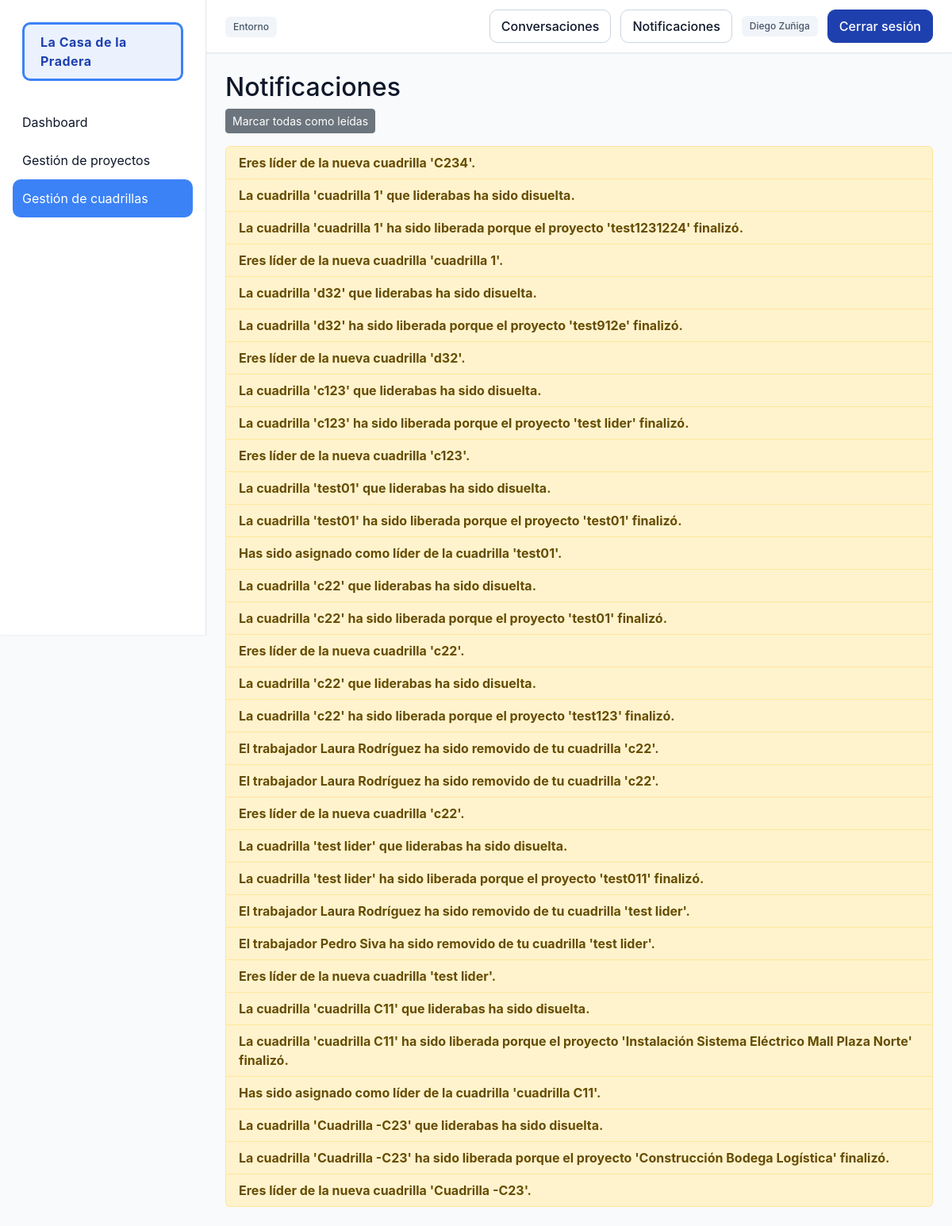
The app's page /personal/notificaciones/ (signed in) with its own data.
### personal/models.py (models this page shows, shortened)
class Notificacion(models.Model):
    user = models.ForeignKey(
        User,
        on_delete=models.CASCADE,
        related_name="notificaciones"
    )
    mensaje = models.TextField()
    fecha = models.DateTimeField(auto_now_add=True)
    leida = models.BooleanField(default=False)
    class Meta:
        ordering = ["-fecha"]

### personal/views.py (the view)
@login_required
def mis_notificaciones(request):
    notifs = request.user.notificaciones.all()
    return render(request, "mis_notificaciones.html", {
        "notifs": notifs,
    })

### core/context_processors.py (called while the page is built)
def notificaciones_no_leidas(request):
    if request.user.is_authenticated:
        return {
            "notifs_no_leidas": request.user.notificaciones.filter(leida=False).count()
        }
    return {"notifs_no_leidas": 0}

### personal/templatetags/custom_tags.py (called while the page is built)
@register.filter
def has_group(user, group_name):
    return user.groups.filter(name=group_name).exists()

### personal/templates/mis_notificaciones.html (shortened to what this page needs)
{% extends 'base.html' %}
{% block content %}
<h2>Notificaciones</h2>
{% if notifs %}
    <div class="mb-3">
        <a href="{% url 'personal:notifs_leidas' %}" class="btn btn-sm btn-secondary">
            Marcar todas como leídas
        </a>
    </div>
    <ul class="list-group">
        {% for n in notifs %}
            <li class="list-group-item {% if not n.leida %}fw-bold list-group-item-warning{% endif %}">
                {{ n.mensaje }}<br>
            </li>
        {% endfor %}
    </ul>
{% else %}
    <p>No tienes notificaciones.</p>
{% endif %}
{% endblock %}

### core/templates/base.html (shortened to what this page needs)
{% load custom_tags %}
{% load static %}
<!DOCTYPE html>
<html lang="es">
<head>
    <link href="https://cdn.jsdelivr.net/npm/bootstrap@5.3.2/dist/css/bootstrap.min.css" rel="stylesheet">
    <link rel="stylesheet" href="{% static 'css/base.css' %}">
    <link rel="stylesheet" href="{% static 'css/sidebar.css' %}">
    <link rel="stylesheet" href="{% static 'css/components.css' %}">
    <link rel="stylesheet" href="{% static 'css/tables.css' %}">
    <link rel="stylesheet" href="{% static 'css/forms.css' %}">
</head>
<body {% if request.user.is_authenticated and request.path != '/usuarios/login/' and request.path != '/accounts/login/' %}class="app-shell"{% endif %}>
{% if request.user.is_authenticated and request.path != '/usuarios/login/' and request.path != '/accounts/login/' %}
<aside class="app-sidebar">
    <div class="sidebar-title">
        <span class="sidebar-title-text">La Casa de la Pradera</span>
    </div>
    <nav>
        <ul class="sidebar-nav">
            {% if request.user|has_group:'JefeProyecto' or request.user|has_group:'LiderCuadrilla' %}
            <li>
                <a href="{% url 'dashboard' %}"
                   {% if request.path == '/' or request.path|slice:":10" == '/dashboard' %}aria-current="page"{% endif %}>Dashboard</a>
            </li>
            <li>
                <a href="{% url 'proyectos:panel' %}"
                   {% if '/proyectos' in request.path %}aria-current="page"{% endif %}>Gestión de proyectos</a>
            </li>
            <li>
                <a href="{% url 'personal:crear_cuadrilla' %}"
                   {% if '/personal' in request.path %}aria-current="page"{% endif %}>Gestión de cuadrillas</a>
            </li>
            {% elif request.user|has_group:'Trabajador' %}
            <li>
                <a href="{% url 'personal:mi_cuadrilla' %}"
                   {% if '/personal/mi-cuadrilla' in request.path %}aria-current="page"{% endif %}>Mi Cuadrilla</a>
            </li>
            {% endif %}
        </ul>
    </nav>
</aside>
<header class="app-header">
    <div class="header-left">
        <span class="badge badge--muted">Entorno</span>
    </div>
    <div class="header-actions">
        <a class="btn btn--ghost" href="{% url 'comunicacion:conversations_list' %}">Conversaciones</a>
        <a class="btn btn--ghost" href="{% url 'personal:mis_notificaciones' %}">
            Notificaciones
        </a>
        <span class="badge badge--muted">{{ request.user.first_name }} {{ request.user.last_name }}</span>
        <a href="{% url 'usuarios:logout' %}" class="btn btn--primary">Cerrar sesión</a>
    </div>
</header>
{% endif %}
<main class="app-content">
    {% block content %}{% endblock %}
</main>
</body>
</html>

### static/css/base.css (style rules this page uses)
:root { --primary: #1e40af; --primary-dark: #1e3a8a; --primary-light: #3b82f6; --secondary: #64748b; --accent: #f59e0b; --success: #10b981; --warning: #f59e0b; --danger: #ef4444; --info: #3b82f6; --pending: #8b5cf6; --bg-primary: #ffffff; --bg-secondary: #f8fafc; --bg-tertiary: #f1f5f9; --bg-sidebar: #1e293b; --border-light: #e2e8f0; --border-medium: #cbd5e1; --border-dark: #94a3b8; --text-primary: #0f172a; --text-secondary: #475569; --text-tertiary: #94a3b8; --text-white: #ffffff; --table-header: #f1f5f9; --table-row-odd: #ffffff; --table-row-even: #f8fafc; --table-hover: #e0f2fe; --table-border: #e2e8f0; --input-bg: #ffffff; --input-border: #cbd5e1; --input-focus: #3b82f6; --input-disabled: #f1f5f9; --input-error: #fecaca; --shadow-sm: 0 1px 2px 0 rgba(0, 0, 0, 0.05); --shadow-md: 0 4px 6px -1px rgba(0, 0, 0, 0.1); --shadow-lg: 0 10px 15px -3px rgba(0, 0, 0, 0.1); --radius-sm: 6px; --radius-md: 10px; --radius-lg: 14px; --space-1: 4px; --space-2: 8px; --space-3: 12px; --space-4: 16px; --space-5: 24px; --space-6: 32px; --sidebar-width: 260px; --color-bg: var(--bg-secondary); --color-panel: var(--bg-primary); --color-border: var(--border-medium); --color-muted: var(--secondary); --color-text: var(--text-primary); --color-primary: var(--primary); --color-primary-contrast: var(--text-white); --color-success: var(--success); --color-warning: var(--warning); --color-danger: var(--danger); }
html, body { height: 100%; }
body { background: var(--bg-secondary); color: var(--text-primary); font-family: "Inter", system-ui, -apple-system, Segoe UI, Roboto, Ubuntu, Cantarell, "Helvetica Neue", Arial, "Noto Sans", sans-serif; margin: 0; }
.app-shell { display: grid; grid-template-columns: var(--sidebar-width) 1fr; grid-template-rows: auto 1fr; grid-template-areas: "sidebar header" "sidebar content"; min-height: 100vh; }
.app-sidebar { grid-area: sidebar; background: var(--bg-primary); border-right: 1px solid var(--border-light); box-shadow: var(--shadow-sm); padding: var(--space-4); position: sticky; top: 0; height: 100vh; }
.app-header { grid-area: header; background: var(--bg-primary); border-bottom: 1px solid var(--border-light); box-shadow: var(--shadow-sm); display: flex; align-items: center; justify-content: space-between; padding: var(--space-3) var(--space-5); }
.app-content { grid-area: content; padding: var(--space-5); }
.sidebar-title { font-weight: 600; letter-spacing: 0.4px; color: var(--text-primary); margin-bottom: var(--space-4); display: flex; align-items: center; justify-content: center; padding: var(--space-3); }
.sidebar-title-text { display: inline-block !important; padding: 10px 20px !important; border-radius: 10px !important; border: 3px solid #3b82f6 !important; background: rgba(59, 130, 246, 0.1) !important; color: #1e40af !important; font-weight: 700 !important; letter-spacing: 0.5px !important; animation: titlePulse 2s ease-in-out infinite !important; transition: all 0.3s ease !important; box-shadow: 0 0 0 0 rgba(59, 130, 246, 0.4) !important; }
.sidebar-nav { list-style: none; padding: 0; margin: 0; }
.sidebar-nav a { display: flex; align-items: center; gap: var(--space-3); padding: var(--space-3) var(--space-3); color: var(--text-primary); text-decoration: none; border-radius: var(--radius-md); transition: background 0.2s ease, color 0.2s ease; }
.sidebar-nav a[aria-current="page"] { background: var(--primary-light); color: var(--text-white); }
.header-actions { display: flex; align-items: center; gap: var(--space-3); }
.badge { display: inline-block; padding: 4px 10px; border-radius: var(--radius-sm); font-size: 12px; font-weight: 500; line-height: 18px; }
.badge--muted { background: var(--bg-tertiary); color: var(--text-secondary); }
.btn.btn--primary, .btn.btn--ghost, .btn.btn--muted, a.btn.btn--primary, a.btn.btn--ghost, a.btn.btn--muted { display: inline-flex !important; align-items: center; justify-content: center; gap: var(--space-2); padding: 8px 14px !important; border-radius: var(--radius-md) !important; font-weight: 500; cursor: pointer; text-decoration: none !important; transition: all 0.2s ease; }
.btn.btn--primary, a.btn.btn--primary { background: var(--primary) !important; color: var(--text-white) !important; border: 1px solid var(--primary) !important; }
.btn.btn--ghost, a.btn.btn--ghost { background: var(--bg-primary) !important; color: var(--text-primary) !important; border: 1px solid var(--border-medium) !important; }

### records on screen
Notificacion: mensaje "Eres líder de la nueva cuadrilla 'C234'."
Notificacion: mensaje "La cuadrilla 'cuadrilla 1' que liderabas ha sido disuelta."
Notificacion: mensaje "La cuadrilla 'cuadrilla 1' ha sido liberada porque el proyecto 'test1231224' finalizó."
Notificacion: mensaje "Eres líder de la nueva cuadrilla 'cuadrilla 1'."
Notificacion: mensaje "La cuadrilla 'd32' que liderabas ha sido disuelta."
Notificacion: mensaje "La cuadrilla 'd32' ha sido liberada porque el proyecto 'test912e' finalizó."
Notificacion: mensaje "Eres líder de la nueva cuadrilla 'd32'."
Notificacion: mensaje "La cuadrilla 'c123' que liderabas ha sido disuelta."
Notificacion: mensaje "La cuadrilla 'c123' ha sido liberada porque el proyecto 'test lider' finalizó."
Notificacion: mensaje "Eres líder de la nueva cuadrilla 'c123'."
Notificacion: mensaje "La cuadrilla 'test01' que liderabas ha sido disuelta."
Notificacion: mensaje "La cuadrilla 'test01' ha sido liberada porque el proyecto 'test01' finalizó."
Notificacion: mensaje "Has sido asignado como líder de la cuadrilla 'test01'."
Notificacion: mensaje "La cuadrilla 'c22' que liderabas ha sido disuelta."
Notificacion: mensaje "La cuadrilla 'c22' ha sido liberada porque el proyecto 'test01' finalizó."
Notificacion: mensaje "Eres líder de la nueva cuadrilla 'c22'."
Notificacion: mensaje "La cuadrilla 'c22' que liderabas ha sido disuelta."
Notificacion: mensaje "La cuadrilla 'c22' ha sido liberada porque el proyecto 'test123' finalizó."
Notificacion: mensaje "El trabajador Laura Rodríguez ha sido removido de tu cuadrilla 'c22'."
Notificacion: mensaje "El trabajador Laura Rodríguez ha sido removido de tu cuadrilla 'c22'."
Notificacion: mensaje "Eres líder de la nueva cuadrilla 'c22'."
Notificacion: mensaje "La cuadrilla 'test lider' que liderabas ha sido disuelta."
Notificacion: mensaje "La cuadrilla 'test lider' ha sido liberada porque el proyecto 'test011' finalizó."
Notificacion: mensaje "El trabajador Laura Rodríguez ha sido removido de tu cuadrilla 'test lider'."
Notificacion: mensaje "El trabajador Pedro Siva ha sido removido de tu cuadrilla 'test lider'."
Notificacion: mensaje "Eres líder de la nueva cuadrilla 'test lider'."
Notificacion: mensaje "La cuadrilla 'cuadrilla C11' que liderabas ha sido disuelta."
Notificacion: mensaje "La cuadrilla 'cuadrilla C11' ha sido liberada porque el proyecto 'Instalación Sistema Eléctrico Mall Plaza Norte' finalizó."
Notificacion: mensaje "Has sido asignado como líder de la cuadrilla 'cuadrilla C11'."
Notificacion: mensaje "La cuadrilla 'Cuadrilla -C23' que liderabas ha sido disuelta."
Notificacion: mensaje "La cuadrilla 'Cuadrilla -C23' ha sido liberada porque el proyecto 'Construcción Bodega Logística' finalizó."
Notificacion: mensaje "Eres líder de la nueva cuadrilla 'Cuadrilla -C23'."

### other values on screen
{{ request.user.first_name }} "Diego"
{{ request.user.last_name }} "Zuñiga"
